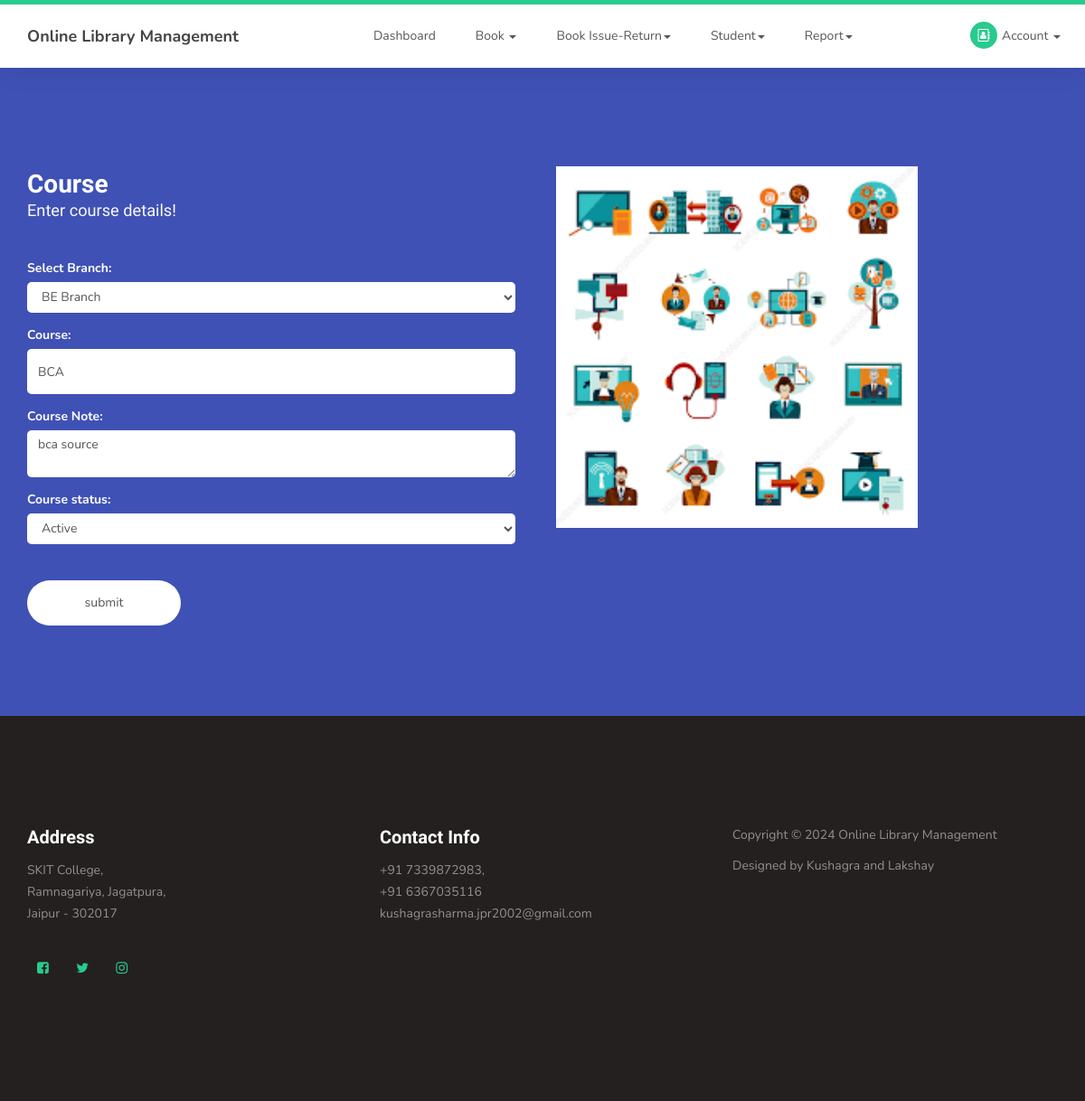
Screenshot of /course.php?editid=1 (signed in) with the database file from the repository.
### tables this page shows
CREATE TABLE `course` (
  `courseid` int(10) NOT NULL,
  `branchid` int(10) NOT NULL,
  `course` varchar(50) NOT NULL,
  `coursenote` text NOT NULL,
  `status` varchar(10) NOT NULL
);

### course.php (the view, shortened to what this page needs)
<?php
include("header.php");
if(isset($_GET['editid']))
{
	$sqledit = "SELECT * FROM course WHERE courseid	='$_GET[editid]'";
	$qsqledit = mysqli_query($con,$sqledit);
	$rsedit = mysqli_fetch_array($qsqledit);
}
?>
     <section id="contact">
          <div class="container">
               <div class="row">
<form id="contact-form" role="form" action="" method="post" enctype="multipart/form-data" onsubmit="return validatedata()" name="frmform">
	<div class="col-md-6 col-sm-12">
			  <div class="section-title">
				   <h2>Course<small>Enter course details!</small></h2>
			  </div>
			  <div class="col-md-12 col-sm-12">
				<label> Select Branch: <span class="err" id="idbranchid"></span></label>
			  	<select name="branchid"  class="form-control">
					<?php
					$sqlbranch ="SELECT * FROM branch WHERE status='Active'";
					$qsqlbranch = mysqli_query($con,$sqlbranch);
					while($rsbranch = mysqli_fetch_array($qsqlbranch))
					{
						if($rsbranch['branchid'] == $rsedit['branchid'])
						{
						echo "<option value='$rsbranch[branchid]' selected>$rsbranch[branchname]</option>";
						}
						else
						{
						echo "<option value='$rsbranch[branchid]'>$rsbranch[branchname]</option>";
						}
					}
					?>
				</select>
				<label>Course: <span class="err" id="idcourse"></span></label>
				<input type="text" class="form-control" placeholder="Enter course name" name="course" value="<?php echo $rsedit['course']; ?>" >
				<label>Course Note: <span class="err" id="idcoursenote"></span></label>
				<Textarea class="form-control" placeholder="Enter the course note" name="coursenote" ><?php echo $rsedit['coursenote']; ?></textarea>
				<label>Course status: <span class="err" id="idstatus"></span></label>
				<select name="status"  class="form-control">
					<?php
					$arr = array("Active","Inactive");
					foreach($arr as $val)
					{
						if($val == $rsedit['status'])
						{
						echo "<option value='$val' SELECTED>$val</option>";
						}
						else
						{
						echo "<option value='$val'>$val</option>";
						}
					}
					?>
				</select>
			  </div>
			  <div class="col-md-4 col-sm-12">
			  <Br></br>
				   <input type="submit" class="form-control" name="submit" value="submit">
			  </div>
	</div>
	<div class="col-md-6 col-sm-12">
		 <div class="contact-image">
			  <img src="images/cc.jpg" height="400" width="400">
		 </div>
	</div>
</form>
               </div>
          </div>
     </section>
<?php
include("footer.php");
?>

### css/templatemo-style.css (style rules this page uses)
body { background: #ffffff; font-family: 'Nunito', sans-serif; overflow-x: hidden; padding-top: 70px; }
h1,h2,h3,h4,h5,h6 { font-family: 'Muli', sans-serif; font-weight: bold; line-height: inherit; }
h2 { color: #353535; font-size: 2em; padding-bottom: 10px; }
html { -webkit-font-smoothing: antialiased; }
a, input, button, .form-control { -webkit-transition: 0.5s; transition: 0.5s; }
.section-title { padding-bottom: 40px; }
.section-title h2 { margin: 0; }
.section-title small { display: block; }
section { position: relative; padding: 100px 0; }
#contact { background: #3f51b5; }
#contact h2 { color: #ffffff; }
#contact .section-title { padding-bottom: 20px; }
#contact h2 > small, #contact p, #contact a { color: #f9f9f9; }
#contact-form { padding: 1em 0; }
#contact-form .col-md-12, #contact-form .col-md-4 { padding-left: 0; }
#contact-form .form-control { border: 0; border-radius: 5px; box-shadow: none; }
#contact-form input { height: 50px; }
#contact-form label { color: #ffffff; padding-top: 15px; }
#contact-form input[type='submit'] { border-radius: 50px; border: 1px solid transparent; }

### rows the page displays
course: course "BCA", coursenote "bca source", status "Active"

### other values shown
form field branchid "BE Branch"
